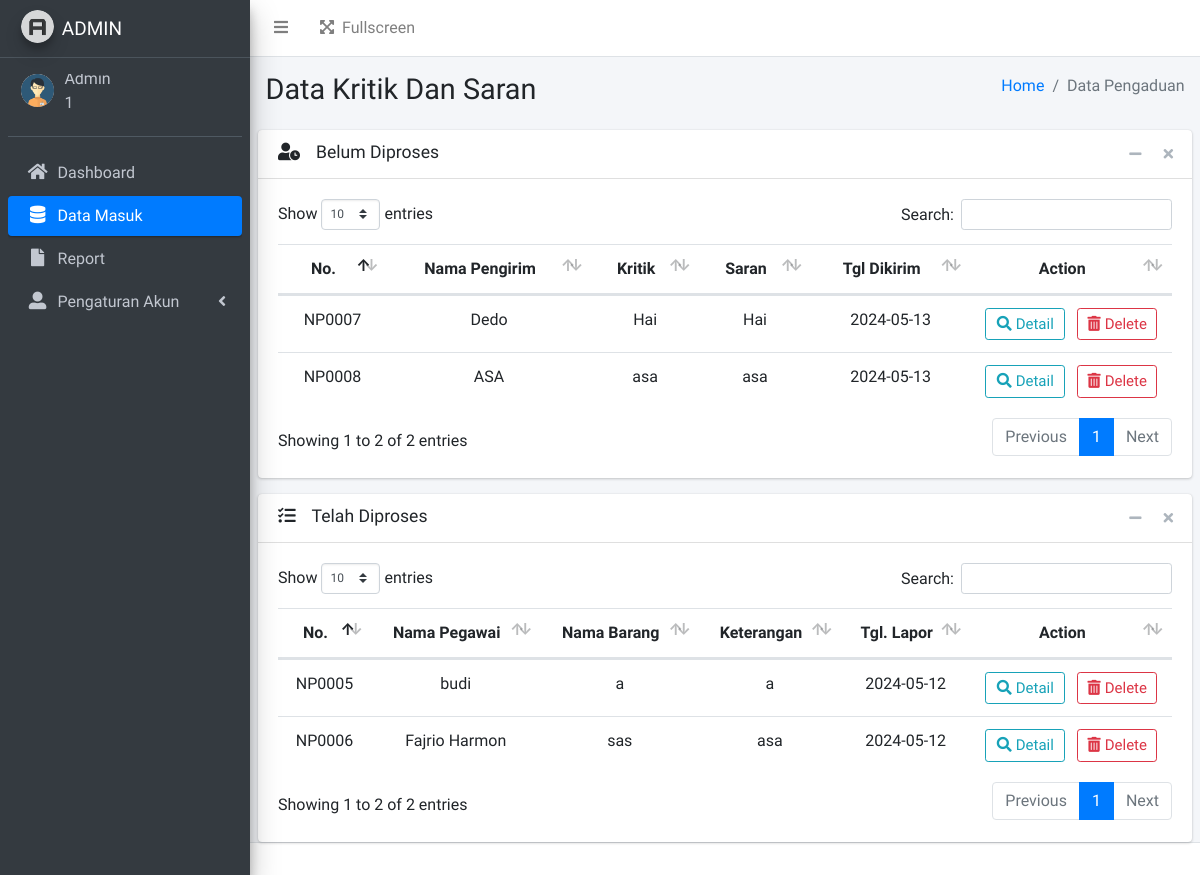
/admin/data-pengaduan.php (signed in), run on the app's committed database.
### tables this page shows
CREATE TABLE `user` (
  `user_id` varchar(16) NOT NULL,
  `username` varchar(20) NOT NULL,
  `password` varchar(255) NOT NULL,
  `name` varchar(30) NOT NULL,
  `img` varchar(255) NOT NULL,
  `status` tinyint(4) NOT NULL
);

CREATE TABLE `pengaduan` (
  `id` varchar(6) NOT NULL,
  `n_pelapor` varchar(30) NOT NULL,
  `no_telp` varchar(30) NOT NULL,
  `kritik` text NOT NULL,
  `saran` text NOT NULL,
  `status` text NOT NULL,
  `ket_petugas` varchar(100) NOT NULL,
  `tgl_lapor` date NOT NULL
);

### function.php (called while the page is built, shortened)
<?php
$db_host = "localhost";
$db_user = "root";
$db_pass = "";
$db_name = "sipekerba";
$conn = mysqli_connect($db_host,$db_user,$db_pass,$db_name);
function query($query) {
    global $conn;
    $result = mysqli_query($conn, $query);
    $rows = [];
    while ($row = mysqli_fetch_assoc($result)) {
        $rows[] = $row;
    }
    return $rows;
}
?>

### admin/data-pengaduan.php (the view)
<?php
include "templates/header.php";
include "templates/sidebar-pengaduan.php"
  ?>
<div class="content-wrapper">
  <section class="content-header">
    <div class="container-fluid">
      <div class="row mb-2">
        <div class="col-sm-6">
          <h1>Data Kritik Dan Saran</h1>
        </div>
        <div class="col-sm-6">
          <ol class="breadcrumb float-sm-right">
            <li class="breadcrumb-item"><a href="index.php">Home</a></li>
            <li class="breadcrumb-item active">Data Pengaduan</li>
          </ol>
        </div>
      </div>
    </div>
  </section>
  <section class="content">
    <div class="card">
      <div class="card-header">
        <h3 class="card-title"><i class="fas fa-user-clock mr-3"></i>Belum Diproses</h3>
        <div class="card-tools">
          <button type="button" class="btn btn-tool" data-card-widget="collapse" title="Collapse">
            <i class="fas fa-minus"></i>
          </button>
          <button type="button" class="btn btn-tool" data-card-widget="remove" title="Remove">
            <i class="fas fa-times"></i>
          </button>
        </div>
      </div>
      <div class="card-body">
        <div class="table-responsive">
          <table class="table table-hover" id="table" width="100%">
            <thead align="center">
              <th>No.</th>
              <th>Nama Pengirim</th>
              <th>Kritik</th>
              <th>Saran</th>
              <th>Tgl Dikirim</th>
              <th width="160">Action</th>
            </thead>
            <tbody align="center">
              <?php
              $data = query("SELECT * FROM pengaduan WHERE status='Sedang diajukan'");
              foreach ($data as $d):
                ?>
                <tr>
                  <td><?= $d['id']; ?></td>
                  <td><?= $d['n_pelapor']; ?></td>
                  <td><?= $d['kritik']; ?></td>
                  <td><?= $d['saran']; ?></td>
                  <td><?= $d['tgl_lapor']; ?></td>
                  <td><a href="detail-pengaduan.php?id=<?= $d['id']; ?>" class="btn btn-sm btn-outline-info mr-2"
                      style="font-size: 15px; width: 80px;"><i class="fas fa-search mr-1"></i>Detail</a>
                    <a href="delete-pengaduan.php?id=<?= $d['id']; ?>" class="btn btn-sm btn-outline-danger"
                      style="font-size: 15px; width: 80px;"><i class="fas fa-trash-alt mr-1"></i>Delete</a>
                  </td>
                </tr>
                <?php
              endforeach;
              ?>
            </tbody>
          </table>
        </div>
      </div>
    </div>
    <div class="card mb-auto">
      <div class="card-header">
        <h3 class="card-title"><i class="fas fa-tasks mr-3"></i>Telah Diproses</h3>
        <div class="card-tools">
          <button type="button" class="btn btn-tool" data-card-widget="collapse" title="Collapse">
            <i class="fas fa-minus"></i>
          </button>
          <button type="button" class="btn btn-tool" data-card-widget="remove" title="Remove">
            <i class="fas fa-times"></i>
          </button>
        </div>
      </div>
      <div class="card-body">
        <div class="table">
          <table class="table-hover" id="table3" width="100%">
            <thead align="center">
              <th>No.</th>
              <th>Nama Pegawai</th>
              <th>Nama Barang</th>
              <th>Keterangan</th>
              <th>Tgl. Lapor</th>
              <th width="160">Action</th>
            </thead>
            <tbody align="center">
              <?php
              $data = query("SELECT * FROM pengaduan WHERE status='Selesai diproses'");
              foreach ($data as $d):
                ?>
                <tr>
                  <td><?= $d['id']; ?></td>
                  <td><?= $d['n_pelapor']; ?></td>
                  <td><?= $d['kritik']; ?></td>
                  <td><?= $d['saran']; ?></td>
                  <td><?= $d['tgl_lapor']; ?></td>
                  <td><a href="detail-pengaduan.php?id=<?= $d['id']; ?>" class="btn btn-sm btn-outline-info mr-2"
                      style="font-size: 15px; width: 80px;"><i class="fas fa-search mr-1"></i>Detail</a>
                    <a href="delete-pengaduan.php?id=<?= $d['id']; ?>" class="btn btn-sm btn-outline-danger"
                      style="font-size: 15px; width: 80px;"><i class="fas fa-trash-alt mr-1"></i>Delete</a>
                  </td>
                </tr>
                <?php
              endforeach;
              ?>
            </tbody>
          </table>
        </div>
      </div>
    </div>
  </section>
</div>
<?php
include "templates/footer.php";
?>

### admin/templates/header.php (shortened to what this page needs)
<?php
include '../function.php';
?>
<!DOCTYPE html>
<html lang="en">
<head>
  <link rel="stylesheet" href="../assets/plugins/fontawesome-free/css/all.min.css">
  <link rel="stylesheet" href="../assets/plugins/datatables-bs4/css/dataTables.bootstrap4.min.css">
  <link rel="stylesheet" href="../assets/plugins/datatables-buttons/css/buttons.bootstrap4.min.css">
  <link rel="stylesheet" href="../assets/plugins/datatables-responsive/css/responsive.bootstrap4.min.css">
  <link rel="stylesheet" href="../assets/dist/css/adminlte.min.css">
  <link rel="stylesheet" href="../assets/plugins/jquery-ui/jquery-ui.min.css">
</head>
<body class="hold-transition sidebar-mini">
<div class="wrapper">
  <nav class="main-header navbar navbar-expand navbar-white navbar-light">
    <ul class="navbar-nav">
      <li class="nav-item">
        <a class="nav-link" data-widget="pushmenu" href="#" role="button"><i class="fas fa-bars"></i></a>
      </li>
    <ul class="navbar-nav ml-auto">
      <li class="nav-item">
        <a class="nav-link" data-widget="fullscreen" href="#" role="button">
          <i class="fas fa-expand-arrows-alt mr-2"></i>Fullscreen
        </a>
      </li>
    </ul>
  </nav>
    <aside class="main-sidebar sidebar-dark-primary elevation-4">
    <a href="index.php" class="brand-link">
      <img src="../assets/dist/img/AdminLTELogo.png" alt="SI-PEKERBA" class="brand-image img-circle elevation-3" style="opacity: .8">
      <span class="brand-text font-weight-light" style="font-size: 19px;">ADMIN     </span>
    </a>
    <div class="sidebar">
      <div class="user-panel mt-3 pb-3 mb-3 d-flex">
        <div class="image">
          <?php
          $id = $_SESSION["login"]["user_id"];
          $data = query("SELECT * FROM user WHERE user_id = '$id'")[0];
          ?>
          <img src="../assets/img/profile/<?= $data['img'];?> " class="img-circle" alt="User Image">
        </div>
        <div class="info">
          <a class="d-block" style="cursor: default; margin-top:-12px;"><?php echo  $_SESSION["login"]["name"] ?></a>
          <a class="d-block" style="cursor: default;"><?php echo  $_SESSION["login"]["user_id"] ?></a>
        </div>
      </div>

### admin/templates/sidebar-pengaduan.php (shortened to what this page needs)
    <nav class="mt-2">
      <ul class="nav nav-pills nav-sidebar flex-column" data-widget="treeview" role="menu" data-accordion="false">
        <li class="nav-item">
          <a href="index.php" class="nav-link">
            <i class="nav-icon fas fa-home"></i>
            <p>
              Dashboard
            </p>
          </a>
        </li>
        <li class="nav-item">
          <a href="data-pengaduan.php" class="nav-link active">
            <i class="nav-icon fas fa-database"></i>
            <p>
             Data Masuk
            </p>
          </a>
        </li>
        <li class="nav-item">
          <a href="filter.php" class="nav-link">
            <i class="nav-icon fas fa-file"></i>
            <p>
              Report
            </p>
          </a>
        </li>
        <li class="nav-item">
          <a href="#" class="nav-link">
            <i class="nav-icon fas fa-user-alt"></i>
            <p>
              Pengaturan Akun
              <i class="right fas fa-angle-left"></i>
            </p>
          </a>
        </li>
      </ul>
    </nav>
  </div>
</aside>

### admin/templates/footer.php (shortened to what this page needs)
  <footer class="main-footer">
  </footer>
</div>
</body>
</html>

### data on the page
user: img (picture)
pengaduan: id "NP0007", n_pelapor "Dedo", kritik "Hai", saran "Hai", tgl_lapor "2024-05-13"
pengaduan: id "NP0008", n_pelapor "ASA", kritik "asa", saran "asa", tgl_lapor "2024-05-13"
pengaduan: id "NP0005", n_pelapor "budi", kritik "a", saran "a", tgl_lapor "2024-05-12"
pengaduan: id "NP0006", n_pelapor "Fajrio Harmon", kritik "sas", saran "asa", tgl_lapor "2024-05-12"

### other printed values
$_SESSION["login"]["user_id"] "1"
